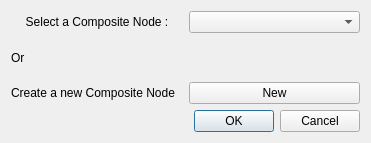
<ui version="4.0" >
 <class>FactorySelector</class>
 <widget class="QDialog" name="FactorySelector" >
  <property name="geometry" >
   <rect>
    <x>0</x>
    <y>0</y>
    <width>371</width>
    <height>143</height>
   </rect>
  </property>
  <property name="windowTitle" >
   <string>Selector</string>
  </property>
  <property name="windowIcon" >
   <iconset resource="images.qrc" >:/icons/diagram.png</iconset>
  </property>
  <layout class="QVBoxLayout" >
   <item>
    <layout class="QHBoxLayout" >
     <property name="spacing" >
      <number>6</number>
     </property>
     <property name="leftMargin" >
      <number>0</number>
     </property>
     <property name="topMargin" >
      <number>0</number>
     </property>
     <property name="rightMargin" >
      <number>0</number>
     </property>
     <property name="bottomMargin" >
      <number>0</number>
     </property>
     <item>
      <widget class="QLabel" name="label" >
       <property name="layoutDirection" >
        <enum>Qt::LeftToRight</enum>
       </property>
       <property name="text" >
        <string>Select a Composite Node :</string>
       </property>
       <property name="scaledContents" >
        <bool>true</bool>
       </property>
       <property name="alignment" >
        <set>Qt::AlignCenter</set>
       </property>
      </widget>
     </item>
     <item>
      <widget class="QComboBox" name="comboBox" />
     </item>
    </layout>
   </item>
   <item>
    <widget class="QLabel" name="label_2" >
     <property name="text" >
      <string>Or</string>
     </property>
    </widget>
   </item>
   <item>
    <layout class="QHBoxLayout" >
     <item>
      <widget class="QLabel" name="label_3" >
       <property name="text" >
        <string>Create a new Composite Node</string>
       </property>
      </widget>
     </item>
     <item>
      <widget class="QPushButton" name="newFactoryButton" >
       <property name="text" >
        <string>New</string>
       </property>
      </widget>
     </item>
    </layout>
   </item>
   <item>
    <widget class="QDialogButtonBox" name="buttonBox" >
     <property name="orientation" >
      <enum>Qt::Horizontal</enum>
     </property>
     <property name="standardButtons" >
      <set>QDialogButtonBox::Cancel|QDialogButtonBox::NoButton|QDialogButtonBox::Ok</set>
     </property>
    </widget>
   </item>
  </layout>
 </widget>
 <tabstops>
  <tabstop>comboBox</tabstop>
  <tabstop>newFactoryButton</tabstop>
  <tabstop>buttonBox</tabstop>
 </tabstops>
 <resources>
  <include location="images.qrc" />
 </resources>
 <connections>
  <connection>
   <sender>buttonBox</sender>
   <signal>accepted()</signal>
   <receiver>FactorySelector</receiver>
   <slot>accept()</slot>
   <hints>
    <hint type="sourcelabel" >
     <x>248</x>
     <y>254</y>
    </hint>
    <hint type="destinationlabel" >
     <x>157</x>
     <y>274</y>
    </hint>
   </hints>
  </connection>
  <connection>
   <sender>buttonBox</sender>
   <signal>rejected()</signal>
   <receiver>FactorySelector</receiver>
   <slot>reject()</slot>
   <hints>
    <hint type="sourcelabel" >
     <x>316</x>
     <y>260</y>
    </hint>
    <hint type="destinationlabel" >
     <x>286</x>
     <y>274</y>
    </hint>
   </hints>
  </connection>
 </connections>
</ui>
